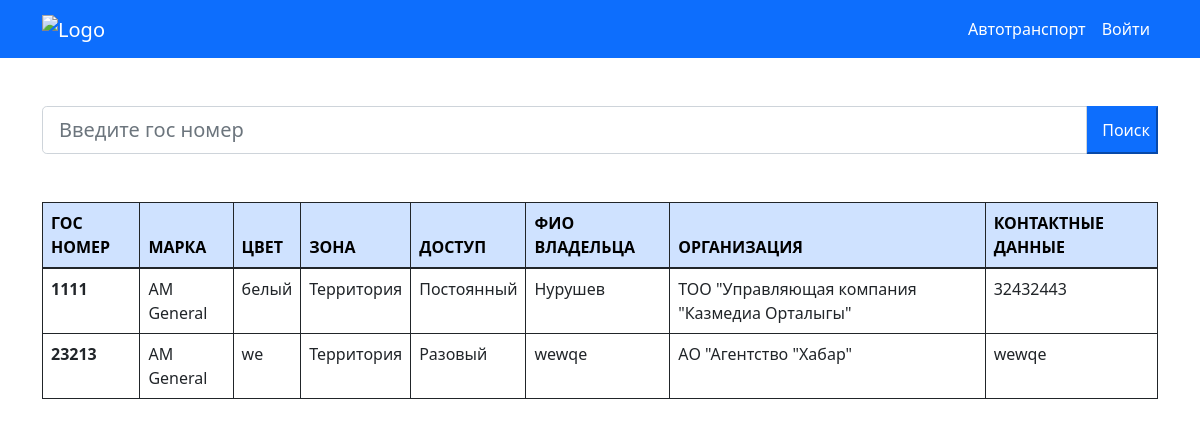
The app's page /, older data.
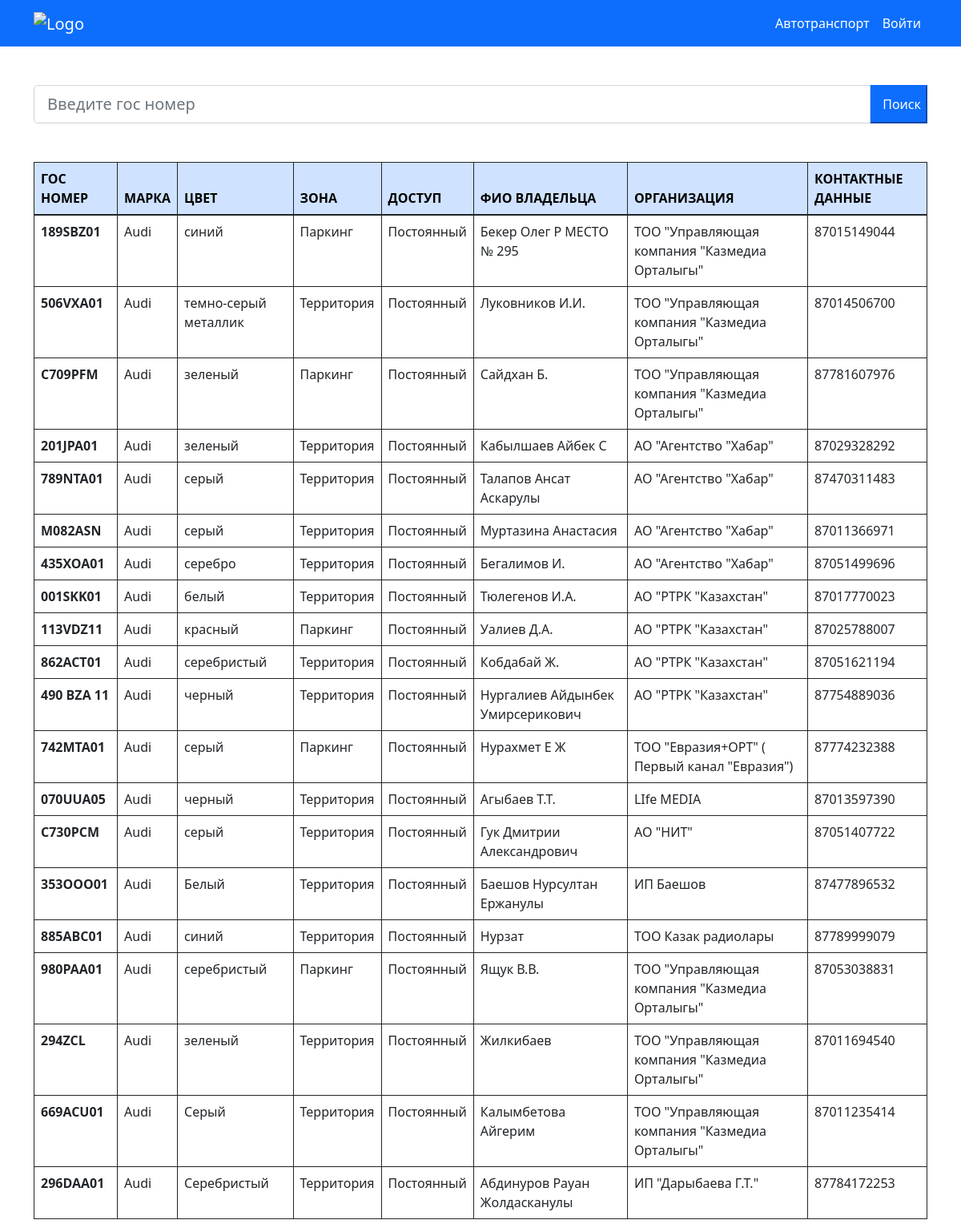
The same page, newer data.
### avto/models.py (models this page shows, shortened)
class Automobile(models.Model):
    car_number = models.CharField(max_length=10, unique=True, verbose_name='№ автомобиля')
    car_mark = models.ForeignKey('CarMark', on_delete=models.PROTECT, verbose_name='Марка автомобиля', related_name='car_number')
    car_color = models.CharField(max_length=15, verbose_name='Цвет автомобиля')
    fio = models.CharField(max_length=255, verbose_name='ФИО владельца')
    organization = models.ForeignKey('Organization', on_delete=models.PROTECT, verbose_name='Организация', related_name='car_number')
    position = models.CharField(max_length=255, verbose_name='Должность владельца', null=True)
    details = models.CharField(max_length=255, verbose_name='Контактные данные')
    working_shift = models.ForeignKey('WorkingShift', on_delete=models.PROTECT, verbose_name='Смена')
    zone = models.ForeignKey('Zone', on_delete=models.PROTECT, verbose_name='Зона')
    type = models.ForeignKey('Type', on_delete=models.PROTECT, verbose_name='Тип')
    limitation = models.DateTimeField(verbose_name='Срок')
    creation_date = models.DateTimeField(auto_now_add=True, verbose_name='Дата создания')
    author = models.ForeignKey('auth.User', on_delete=models.SET_DEFAULT, default='auth.User', verbose_name='Пользователь')
    employees = models.ForeignKey('employees', on_delete=models.SET_NULL, null=True, blank=True, verbose_name='Сотрудник', related_name='car_number')
    allowed = models.BooleanField(default=True, verbose_name='Разрешено')
    note = models.TextField(blank=True, verbose_name='Примечание')
    class Meta:
        verbose_name = 'Автомобиль'
        verbose_name_plural = 'Автомобили'

class CarMark(models.Model):
    car_mark = models.CharField(max_length=20, unique=True, verbose_name='Марка автомобиля')
    def __str__(self):
        return self.car_mark
    class Meta:
        verbose_name = 'Марка автомобиля'
        verbose_name_plural = 'Марки автомобилей'
        ordering = ['car_mark']

class Zone(models.Model):
    zone = models.CharField(max_length=20, verbose_name='Зона')
    def __str__(self):
        return self.zone
    class Meta:
        verbose_name = 'Зона'
        verbose_name_plural = 'Зоны'

class Type(models.Model):
    type = models.CharField(max_length=20, verbose_name='Тип')
    def __str__(self):
        return self.type
    class Meta:
        verbose_name = 'Тип'
        verbose_name_plural = 'Типы'
        ordering = ['type']

class Organization(models.Model):
    organization = models.CharField(max_length=255, unique=True, verbose_name='Организация')
    rental_period = models.DateTimeField(verbose_name='Срок аренды', blank=True, null=True)
    def __str__(self):
        return self.organization
    class Meta:
        verbose_name = 'Организация'
        verbose_name_plural = 'Организации'
        ordering = ['organization']

### avto/views.py (the view)
# urls.py: path('', AutomobileListView.as_view(), name='avto'),
class AutomobileListView(ListView):
    model = Automobile
    template_name = 'avto/index.html'
    paginate_by = 20
    def get_context_data(self, **kwargs):
        context = super().get_context_data(**kwargs)
        context['title'] = 'Автотранспорт'
        return context
    def get_queryset(self, *args, **kwargs):
        qs = super().get_queryset(*args, **kwargs)
        query = self.request.GET.get('q')
        if query:
            return qs.filter(Q(car_number__icontains=query) &
                             Q(allowed=True))
        return Automobile.objects.filter(allowed=True)

### avto/templates/avto/index.html (shortened to what this page needs)
{% extends 'avto/base.html' %}
{% block content %}
<div class="container">
    <form action="" method="get" class="">
        <div class="input-group mb-5">
            <input type="text" class="form-control form-control-lg" placeholder="Введите гос номер" name="q">
            <button type="submit" class="btn-primary"> Поиск</button>
        </div>
    </form>
    <table class="table table-hover table-bordered border-dark">
        <thead>
        <tr class="table-primary border-dark">
        </tr>
        </thead>
        <tbody>
        {% for car in object_list %}
        <tr>
            <td>{{ car.car_mark }}</td>
            <td>{{ car.car_color }}</td>
            <td>{{ car.zone }}</td>
            <td>{{ car.type }}</td>
            <td>{{ car.fio }}</td>
            <td>{{ car.organization }}</td>
            <td>{{ car.details }}</td>
        </tr>
        {% endfor %}
        </tbody>
    </table>
</div>
{% endblock %}

### avto/templates/avto/base.html (shortened to what this page needs)
{% load static %}
<!DOCTYPE html>
<html lang="en">
<head>
    <link href="{% static 'avto/css/bootstrap.min.css' %}" rel="stylesheet">
</head>
<body>
<nav class="navbar navbar-expand-lg navbar-dark bg-primary mb-5">
    <div class="container">
        <a class="navbar-brand" href="#"><img src="{% static 'avto/img/logo.png' %}" alt="Logo" class="img-fluid"></a>
        <div class="d-flex justify-content-end">
            <ul class="navbar-nav mx-auto">
                <li class="nav-item"><a class="nav-link active" href="{% url 'avto' %}">Автотранспорт</a></li>
                {% if request.user.is_authenticated %}
                    <li class="nav-item"><a class="nav-link active" href="{% url 'create' %}">Добавить автомобиль</a></li>
                    <li class="nav-item"><a class="nav-link active" href="{% url 'update_password' %}">Сменить пароль</a></li>
                    <li class="nav-item"><a class="nav-link active" href="{% url 'logout' %}">Выйти</a></li>
                {% else %}
                    <li class="nav-item"><a class="nav-link active" href="{% url 'login'%}"> Войти</a></li>
                {% endif %}
            </ul>
        </div>
    </div>
</nav>
{% block content %}
{% endblock %}
</body>
</html>

Row changes from the older to the newer data that the page shows:
removed Automobile: car_number "1111", car_mark "AM General", car_color "белый", zone "Территория", type "Постоянный", fio "Нурушев", organization "ТОО \"Управляющая компания \"Казмедиа Орталыгы\"", details "32432443"
removed Automobile: car_number "23213", car_mark "AM General", car_color "we", zone "Территория", type "Разовый", fio "wewqe", organization "АО \"Агентство \"Хабар\"", details "wewqe"
added Automobile: car_number "189SBZ01", car_mark "Audi", car_color "синий", zone "Паркинг", type "Постоянный", fio "Бекер Олег Р МЕСТО № 295", organization "ТОО \"Управляющая компания \"Казмедиа Орталыгы\"", details "87015149044"
added Automobile: car_number "506VXA01", car_mark "Audi", car_color "темно-серый металлик", zone "Территория", type "Постоянный", fio "Луковников И.И.", organization "ТОО \"Управляющая компания \"Казмедиа Орталыгы\"", details "87014506700"
added Automobile: car_number "C709PFM", car_mark "Audi", car_color "зеленый", zone "Паркинг", type "Постоянный", fio "Сайдхан Б.", organization "ТОО \"Управляющая компания \"Казмедиа Орталыгы\"", details "87781607976"
added Automobile: car_number "201JPA01", car_mark "Audi", car_color "зеленый", zone "Территория", type "Постоянный", fio "Кабылшаев Айбек С", organization "АО \"Агентство \"Хабар\"", details "87029328292"
added Automobile: car_number "789NTA01", car_mark "Audi", car_color "серый", zone "Территория", type "Постоянный", fio "Талапов Ансат Аскарулы", organization "АО \"Агентство \"Хабар\"", details "87470311483"
added Automobile: car_number "M082ASN", car_mark "Audi", car_color "серый", zone "Территория", type "Постоянный", fio "Муртазина Анастасия", organization "АО \"Агентство \"Хабар\"", details "87011366971"
added Automobile: car_number "435XOA01", car_mark "Audi", car_color "серебро", zone "Территория", type "Постоянный", fio "Бегалимов И.", organization "АО \"Агентство \"Хабар\"", details "87051499696"
added Automobile: car_number "001SKK01", car_mark "Audi", car_color "белый", zone "Территория", type "Постоянный", fio "Тюлегенов И.А.", organization "АО \"РТРК \"Казахстан\"", details "87017770023"
added Automobile: car_number "113VDZ11", car_mark "Audi", car_color "красный", zone "Паркинг", type "Постоянный", fio "Уалиев Д.А.", organization "АО \"РТРК \"Казахстан\"", details "87025788007"
added Automobile: car_number "862ACT01", car_mark "Audi", car_color "серебристый", zone "Территория", type "Постоянный", fio "Кобдабай Ж.", organization "АО \"РТРК \"Казахстан\"", details "87051621194"
added Automobile: car_number "490 BZA 11", car_mark "Audi", car_color "черный", zone "Территория", type "Постоянный", fio "Нургалиев Айдынбек Умирсерикович", organization "АО \"РТРК \"Казахстан\"", details "87754889036"
added Automobile: car_number "742MTA01", car_mark "Audi", car_color "серый", zone "Паркинг", type "Постоянный", fio "Нурахмет Е Ж", organization "ТОО \"Евразия+ОРТ\" ( Первый канал \"Евразия\")", details "87774232388"
added Automobile: car_number "070UUA05", car_mark "Audi", car_color "черный", zone "Территория", type "Постоянный", fio "Агыбаев Т.Т.", organization "LIfe MEDIA", details "87013597390"
added Automobile: car_number "C730PCM", car_mark "Audi", car_color "серый", zone "Территория", type "Постоянный", fio "Гук Дмитрии Александрович", organization "АО \"НИТ\"", details "87051407722"
added Automobile: car_number "353OOO01", car_mark "Audi", car_color "Белый", zone "Территория", type "Постоянный", fio "Баешов Нурсултан Ержанулы", organization "ИП Баешов", details "87477896532"
added Automobile: car_number "885ABC01", car_mark "Audi", car_color "синий", zone "Территория", type "Постоянный", fio "Нурзат", organization "ТОО Казак радиолары", details "87789999079"
added Automobile: car_number "980PAA01", car_mark "Audi", car_color "серебристый", zone "Паркинг", type "Постоянный", fio "Ящук В.В.", organization "ТОО \"Управляющая компания \"Казмедиа Орталыгы\"", details "87053038831"
added Automobile: car_number "294ZCL", car_mark "Audi", car_color "зеленый", zone "Территория", type "Постоянный", fio "Жилкибаев", organization "ТОО \"Управляющая компания \"Казмедиа Орталыгы\"", details "87011694540"
added Automobile: car_number "669ACU01", car_mark "Audi", car_color "Серый", zone "Территория", type "Постоянный", fio "Калымбетова Айгерим", organization "ТОО \"Управляющая компания \"Казмедиа Орталыгы\"", details "87011235414"
added Automobile: car_number "296DAA01", car_mark "Audi", car_color "Серебристый", zone "Территория", type "Постоянный", fio "Абдинуров Рауан Жолдасканулы", organization "ИП \"Дарыбаева Г.Т.\"", details "87784172253"
